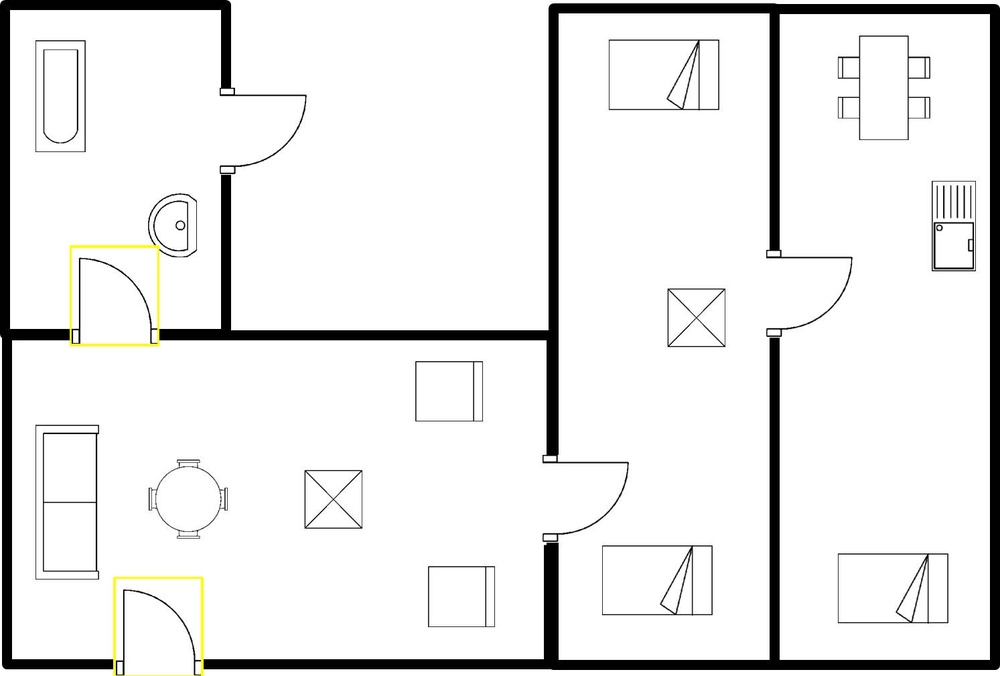
#> input picture 4_Template Matching/Cat21_7_tm1.jpg, 1000 x 676 px, shrunk from 1493 x 1009 before the run
$ python TM3.py
#> lines starting #> are read from the running program, lines starting #| are printed output that depends on the picture; after the words box and inside, x2 and y2 are one past the last pixel; in counts of white or black regions, pixels touching at a corner belong together
import cv2
import numpy as np

img_rgb = cv2.imread('Cat21_7_tm1.jpg')
#> img_rgb is the input picture: shape (676, 1000, 3); mean B, G, R 233.1, 233.7, 233.7
img_gray = cv2.cvtColor(img_rgb, cv2.COLOR_BGR2GRAY)

template = cv2.imread('template3.jpg',0)
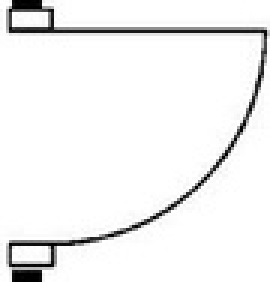
#> input picture 4_Template Matching/template3.jpg, 90 x 94 px, shrunk from 135 x 140 before the run (shown 3 times larger)
#> template is the input picture: shape (94, 90); min 0, max 255, mean 241.4
w, h = template.shape[::-1]
#> w = 90; h = 94

res = cv2.matchTemplate(img_gray,template,cv2.TM_CCOEFF_NORMED)
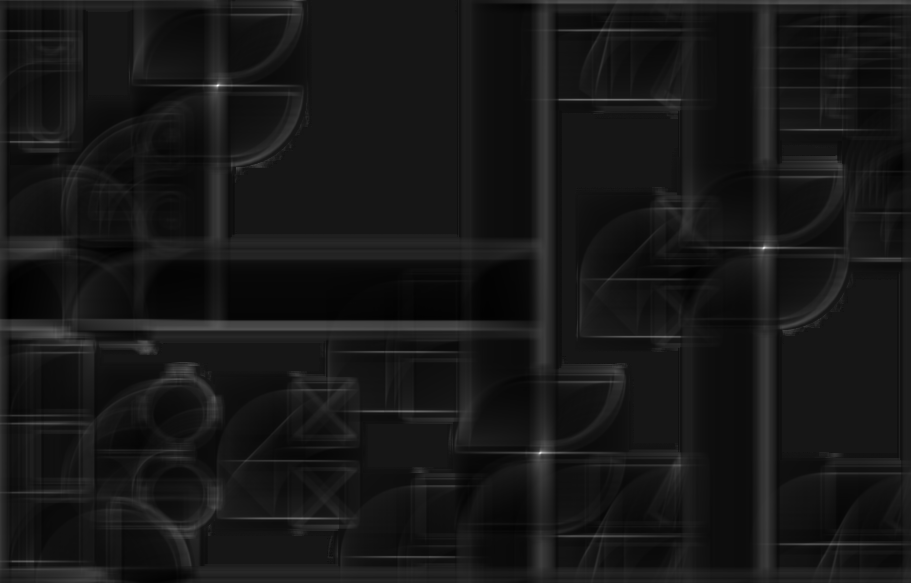
#> res: shape (583, 911) float32; min -0.0947, max 0.98, mean 0.00409; drawn with min black and max white
threshold = 0.8
loc = np.where( res >= threshold)
#> loc = ([85, 85, 247, 247, 248, 452], [217, 218, 763, 764, 763, 540])

for pt in zip(*loc[::-1]):
    cv2.rectangle(img_rgb, pt, (pt[0] + w, pt[1] + h), (0,255,255), 2)
#> this loop made 6 passes
#> pt on passes 1 to 6: (217, 85), (218, 85), (763, 247), (764, 247), (763, 248), (540, 452)
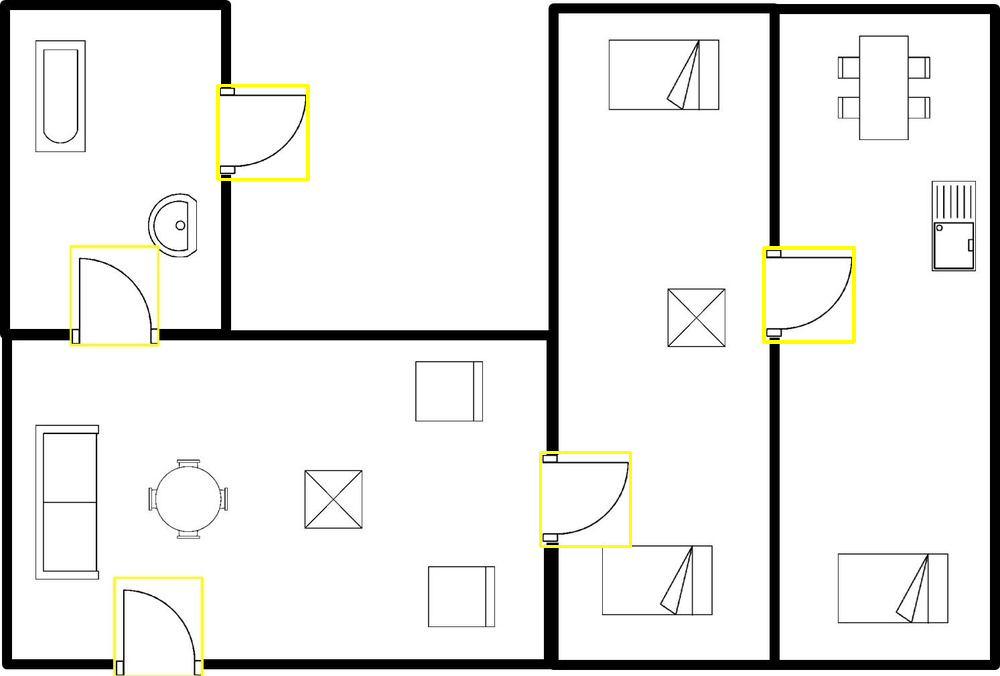
#> img_rgb: shape (676, 1000, 3); 0.57% of pixels changed, all inside (x1, y1, x2, y2) = (216, 84, 856, 548)

cv2.imshow('Detected',img_rgb)
cv2.imwrite('Cat21_7_tm2.jpg',img_rgb)
